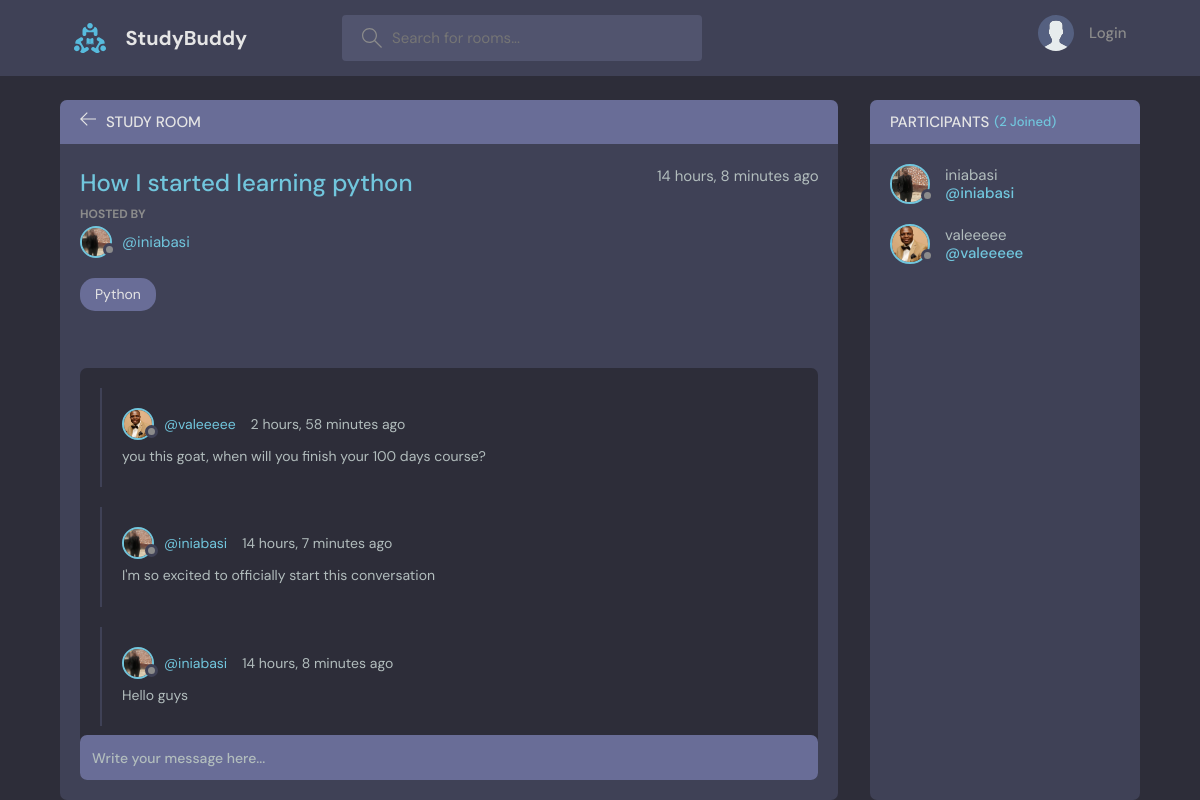
The page /room/1/ on the database its author committed.
### base/models.py (models this page shows, shortened)
class Room(models.Model):
    host = models.ForeignKey(User, on_delete=models.SET_NULL, null=True)
    topic = models.ForeignKey(Topic, on_delete=models.SET_NULL, null=True)
    name = models.CharField(max_length=200)
    description = models.TextField(
        null=True, blank=True
    )  # null and blank is true here, means you can leave if blank and enter data another time.
    participants = models.ManyToManyField(User, related_name="participants", blank=True)
    updated = models.DateTimeField(
        auto_now=True
    )  # auto_now = Everytime the room info is update, record the date & time the change occured.
    created = models.DateTimeField(
        auto_now_add=True
    )  # auto_now_add = Record the date & time the room was created. This happens omly once
    class Meta:
        ordering = [
            "-updated",
            "-created",
        ]  # This determines how the data is dipslayed from the db like in SQL

class User(AbstractUser):
    name = models.CharField(max_length=200, null=True)
    email = models.EmailField(unique=True, null=True)
    bio = models.TextField(null=True)
    avatar = models.ImageField(null=True, default="avatar.svg")
    USERNAME_FIELD = "email"
    REQUIRED_FIELDS = []

class Topic(models.Model):
    name = models.CharField(max_length=200)
    def __str__(self):
        return self.name

class Message(models.Model):
    user = models.ForeignKey(
        User, on_delete=models.CASCADE
    )  # models.CASCADE = delete all the children if the parent id is deleted. while models.null = Leave the data without a parent id controlling it.
    room = models.ForeignKey(
        Room, on_delete=models.CASCADE
    )  # models.ForeignKey = it's for one to many relationships
    body = models.TextField()  # null is false here, means you must enter data
    updated = models.DateTimeField(auto_now=True)
    created = models.DateTimeField(auto_now_add=True)
    class Meta:
        ordering = ["-updated", "-created"]

### base/views.py (the view, shortened to what this page needs)
# urls.py: path("room/<str:pk>/", views.room, name="room"),
def room(request, pk):
    room = Room.objects.get(id=pk)
    room_message = room.message_set.all()
    participants = room.participants.all()
    context = {"room": room, "room_message": room_message, "participants": participants}
    return render(request, "base/room.html", context)

### base/templates/base/room.html (shortened to what this page needs)
{% extends 'main.html' %}
{% block content %}
<main class="profile-page layout layout--2">
  <div class="container">
    <div class="room">
      <div class="room__top">
        <div class="room__topLeft">
          <a href="{% url 'home' %}">
            <svg version="1.1" xmlns="http://www.w3.org/2000/svg" width="32" height="32" viewBox="0 0 32 32">
              <title>arrow-left</title>
              <path
                d="M13.723 2.286l-13.723 13.714 13.719 13.714 1.616-1.611-10.96-10.96h27.625v-2.286h-27.625l10.965-10.965-1.616-1.607z">
              </path>
            </svg>
          </a>
          <h3>Study Room</h3>
        </div>
      </div>
      <div class="room__box scroll">
        <div class="room__header scroll">
          <div class="room__info">
            <h3>{{room.name}}</h3>
            <span>{{room.created|timesince}} ago</span>
          </div>
          <div class="room__hosted">
            <p>Hosted By</p>
            <a href="{% url 'user-profile' room.host.id %}" class="room__author">
              <div class="avatar avatar--small">
                <img src="{{room.host.avatar.url}}" />
              </div>
              <span>@{{room.host.username}}</span>
            </a>
          </div>
          <span class="room__topics">{{room.topic}}</span>
        </div>
        <div class="room__conversation">
          <div class="threads scroll">
            {% for message in room_message %}
            <div class="thread">
              <div class="thread__top">
                <div class="thread__author">
                  <a href="{% url 'user-profile' message.user.id %}" class="thread__authorInfo">
                    <div class="avatar avatar--small">
                      <img src="{{message.user.avatar.url}}" />
                    </div>
                    <span>@{{message.user.username}}</span>
                  </a>
                  <span class="thread__date">{{message.created|timesince}} ago</span>
                </div>
              </div>
              <div class="thread__details">
                {{message.body}}
              </div>
            </div>
            {% endfor %}
          </div>
        </div>
      </div>
      <div class="room__message">
        <form action="" method="POST">
          <input name="body" placeholder="Write your message here..." />
        </form>
      </div>
    </div>
    <div class="participants">
      <h3 class="participants__top">Participants <span>({{participants.count}} Joined)</span></h3>
      <div class="participants__list scroll">
        {% for user in participants %}
        <a href="{% url 'user-profile' user.id %}" class="participant">
          <div class="avatar avatar--medium">
            <img src="{{user.avatar.url}}" />
          </div>
          <p>
            {{ user.username }}
            <span>@{{ user.username }}</span>
          </p>
        </a>
        {% endfor %}
      </div>
    </div>
  </div>
</main>
{% endblock %}

### rows shown on the page
Room: name "How I started learning python", created "14 hours, 8 minutes", host.avatar (picture), host.username "iniabasi", topic "Python"
Message: user.avatar (picture), user.username "valeeeee", created "2 hours, 58 minutes", body "you this goat, when will you finish your 100 days course?"
Message: user.avatar (picture), user.username "iniabasi", created "14 hours, 7 minutes", body "I'm so excited to officially start this conversation"
Message: user.avatar (picture), user.username "iniabasi", created "14 hours, 8 minutes", body "Hello guys"
User: avatar (picture), username "iniabasi"
User: avatar (picture), username "valeeeee"

### other values the page prints
{{ participants.count }} "2"
